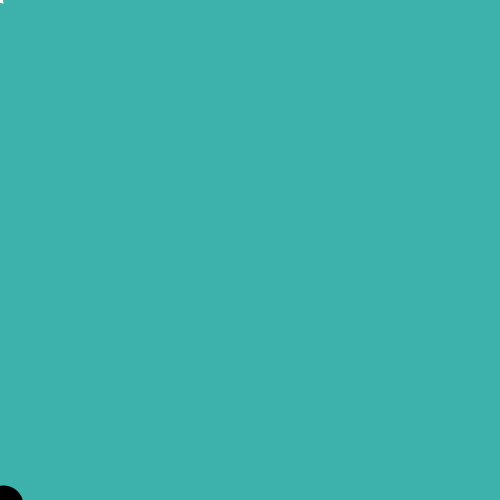
Frame 1 (no input)
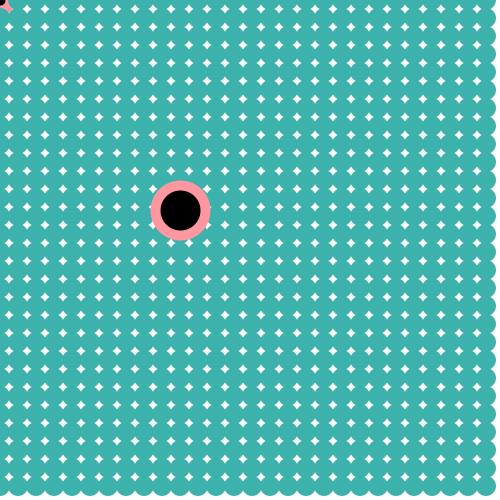
Frame 60 (the mouse pressed at the canvas centre just before this capture)
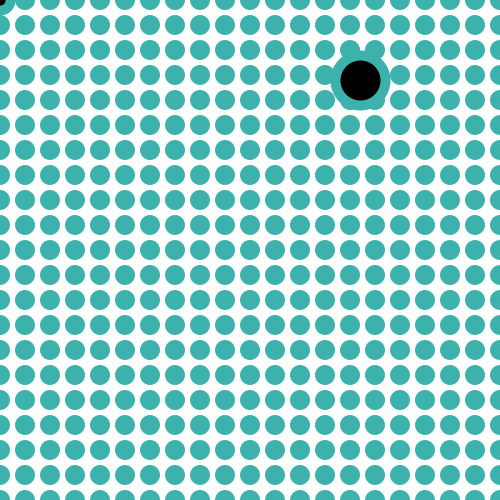
Frame 120 (the mouse held since frame 60 and released just before this capture)

The Processing sketch that drew these frames (run headless with seeded random() and noise(); from frame 60 on, the mouse is pressed at the canvas centre):

// Processing sketch: s05t02PaloSastre
// ── s05t02PaloSastre.pde
//UDD - Expresion Digital II
//s05t02PaloSastre
/*
cambio de forma en la que están escritas las variables, 
en un código que usa un doble for loop.
*/
//Colores
color cn, cb, cr, cv, rellenoCirculo, bordeCirculo;

//Posicion y movimiento
float circleX, circleY, moveX, moveY;

//Distancia entre los circulos del doble for loop
int x;

void setup() {
  size(500, 500); //el tamaño del canvas es 500 px por 500 px

  //Colores
  cn = color(0); //color negro
  cb = color(255); //color blanco
  cr = color(255, 151, 161); //color rosado
  cv = color(61, 177, 171); //color verde
  rellenoCirculo = cn; //fill color negro
  bordeCirculo = cv; //stroke color verde

  //Inicializacion de posicion y movimiento
  circleX = 0;
  circleY = height;
  moveX = 3;
  moveY = 5;

  //Distancia inicial entre los circulos del doble for loop
  x = 13;
}

void draw() {
  background(cb);

  //Velocidad
  circleX = circleX + moveX;
  circleY = circleY + moveY;
 
  //Doble for loop que genera elipses y cambia la distancia entre ellas
  for (int i = 0; i <= height; i += x) {
    for (int j = 0; j <= height; j += x) {
      ellipse(i, j, 20, 20);
      fill(cv);
      noStroke();
    }
  }

  //elipse con fill negro y stroke verde de 10 que inicia en (0, 500)
  fill(rellenoCirculo);
  stroke(bordeCirculo);
  strokeWeight(10);
  ellipse(circleX, circleY, 50, 50);

  //Si circleX es mayor al width, cambia de direccion, fill blanco, stroke verde de 10 
  if (circleX > width) {
    moveX = -moveX;
    strokeWeight(10);
    rellenoCirculo = cb;
    bordeCirculo = cv;
    x += 9;
  }

  //Si circleY es mayor al height, cambia de direccion, fill negro, stroke rosado de 20 
  if (circleY > height) {
    moveY = -moveY;
    strokeWeight(20);
    rellenoCirculo = cn;
    bordeCirculo = cr;
    x += 5;
  }

  //Si circleX es menor a 0, cambia de direccion, fill blanco, stroke rosado de 30
  if (circleX < 0) {
    moveX = -moveX; 
    strokeWeight(30);
    rellenoCirculo = cb;
    bordeCirculo = cr;
    x += 6;
  }

  //Si circleY es menor a 0, cambia de direccion, fill negro, stroke verde de 40 
  if (circleY < 0) {
    moveY = -moveY;
    strokeWeight(40);
    rellenoCirculo = cn;
    bordeCirculo = cv;
    x += 7;
  }
}

/*
errores
 0 run
 0 programa
 0 sintaxis:
   2 inicialización de velocidad
   circleX = circleX + moveX;
   circleX += moveX;
   
   4 cambio de valor en velocidad
   moveX = -moveX;
   moveX *= -1;
   
   4 en if: reescribe funciones y no asigana valores
   strokeWeight(30); 30 es el valor que debe estar en una variable
   strokeWeight(variable);
   
   1 for loop: dibuja y luego pinta por eso
   el primer elemento no tiene los valores que se quiere
   ellipse(i, j, 20, 20);
   fill(cv);
   noStroke();
   
   fill(cv);
   noStroke();
   ellipse(i, j, 20, 20);
   
   1 mezcla de bloques de texto:
   //dibujo - background
   //velocidad   
   //dibujo
   //dibujo
   //condicionales
   
   
   //velocidad
   //dibujo - background
   //dibujo
   //dibujo
   //condicionales
   
   ó
   //dibujo - background
   //dibujo
   //dibujo
   //velocidad
   //condicionales
   
 
 0 código:
 1 comentario: descripción en bloque de comentario
 0 variables:
 1 ortografía: espacios 
 0 notación: 
 1 github: mensaje no describe lo que trata la tarea 
 */
